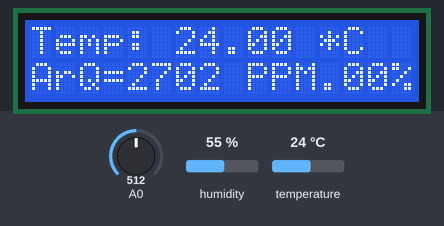
Bench run of a sketch on a simulated Arduino Uno, built with avr-gcc and run on an emulated ATmega328P. On the bench: 16×2 character LCD. The test bench sets the inputs (shaded band); at power-on: temperature 24 °C, A0 = 512, humidity 55 %.

Above: at 1.6 s.
1.7 s: temperature set to 12 °C
At 3.1 s:
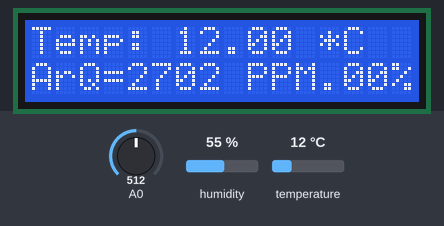
3.5 s: A0 set to 716
At 4.6 s:
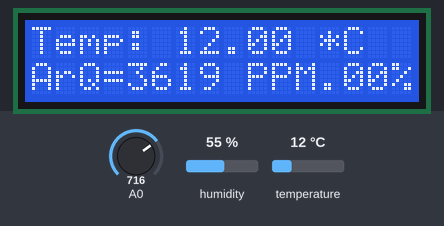
5.5 s: temperature set to 19 °C
At 7.2 s:
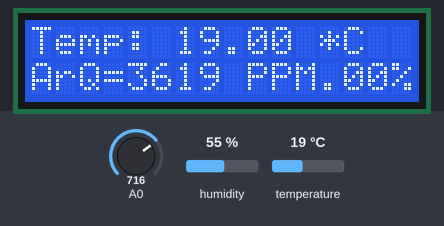
7.5 s: A0 set to 900
At 8.8 s:
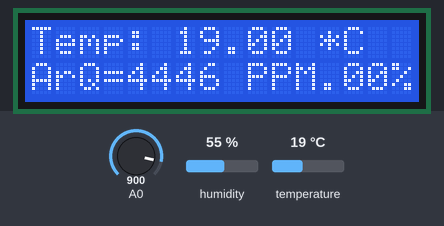
9.5 s: temperature set to 28 °C
At 10.4 s:
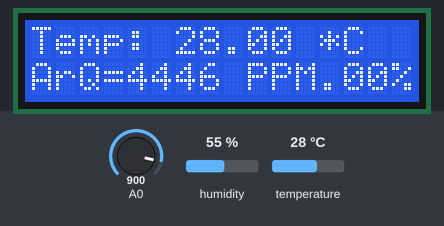
11.5 s: A0 set to 1023
At 13.1 s:
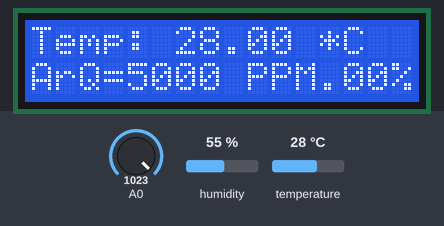
Timing chart, 0 to 14.5 s (numbered marks = the images above; inputs shaded):
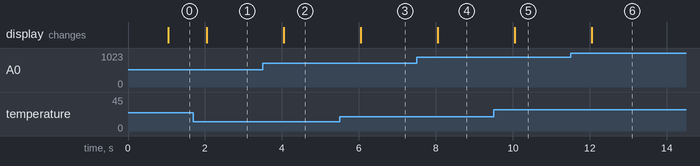

Measured:
- after the input at 1.7 s, the display: changes after 0.35 s (image 1)
- after the input at 3.5 s, the display: changes after 0.55 s (image 2)
- after the input at 5.5 s, the display: changes after 0.55 s (image 3)
- after the input at 7.5 s, the display: changes after 0.55 s (image 4)
- after the input at 9.5 s, the display: changes after 0.55 s (image 5)
- after the input at 11.5 s, the display: changes after 0.55 s (image 6)

The sketch:

BME_LCD_I2C.ino
```cpp
#include <Wire.h>
#include <SPI.h>
#include <Adafruit_Sensor.h>
#include <Adafruit_BME280.h>
#include <LiquidCrystal_I2C.h>
int sensorValue;
LiquidCrystal_I2C lcd(0x3f,16,2);
int co2ppm =0;
unsigned long previousMillis = 0;
const long interval = 1000;
Adafruit_BME280 bme; // I2C
//Adafruit_BME280 bme(BME_CS); // hardware SPI
//Adafruit_BME280 bme(BME_CS, BME_MOSI, BME_MISO, BME_SCK); // software SPI
float temp, humidity;


void setup() {
  // put your setup code here, to run once:
  unsigned status;
  status = bme.begin();
  if (!status) {
    Serial.println("Could not find a valid BME280 sensor, check wiring, address, sensor ID!");
    while (1);
  }
  lcd.begin();

}

void loop() {
  unsigned long currentMillis = millis();

  if (currentMillis - previousMillis >= interval) {
      previousMillis = currentMillis;

  // put your main code here, to run repeatedly:
  sensorValue = analogRead(0);
  co2ppm = map(sensorValue,0,1023,400,5000);

  lcd.clear();
  temp = bme.readTemperature();
  humidity = bme.readHumidity();
  lcd.setCursor(0,0);
  lcd.print("Temp: ");
  lcd.print(temp);
  lcd.print(" *C");
  lcd.setCursor(0,1);
  lcd.print("Humidity: ");
  lcd.print(humidity);
  lcd.print("%");
  lcd.setCursor(0,2);
  lcd.print("ArQ=");
  lcd.print(co2ppm);
  lcd.print(" PPM");
  }


}
```
